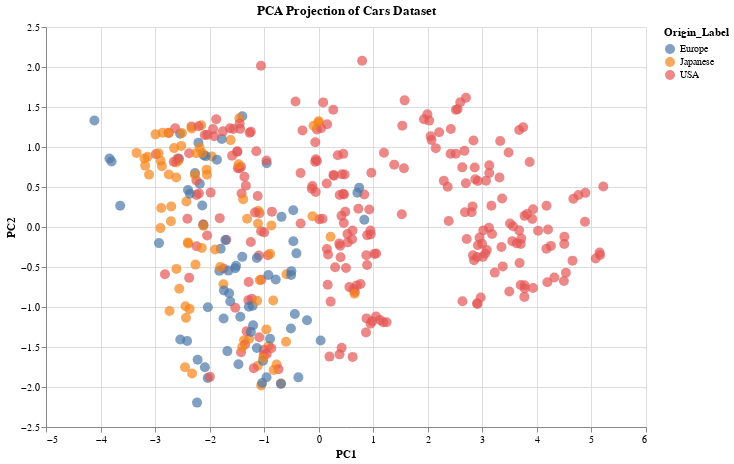

Notebook cell for this chart:
### Code cell
import pandas as pd
import numpy as np
from sklearn.decomposition import PCA
from sklearn.preprocessing import StandardScaler
import altair as alt

df = pd.DataFrame(data)

# standardize
features = ['mpg', 'cylinders', 'displacement', 'horsepower', 'weight', 'acceleration', 'year']
X = df[features]
scaler = StandardScaler()
X_standardized = scaler.fit_transform(X)

pca = PCA(n_components=2)
pca_result = pca.fit_transform(X_standardized)
df['PC1'] = pca_result[:, 0]
df['PC2'] = pca_result[:, 1]

# labels
origin_map = {1: 'USA', 2: 'Europe', 3: 'Japanese'}
df['Origin_Label'] = df['origin'].map(origin_map)

scatter = alt.Chart(df).mark_circle(size=100).encode(
    x='PC1',
    y='PC2',
    color='Origin_Label',
    tooltip=['mpg', 'cylinders', 'displacement', 'horsepower', 'weight', 'acceleration', 'year', 'Origin_Label']
).properties(
    title='PCA Projection of Cars Dataset',
    width=600,
    height=400
)

scatter

### Figure 1 — Vega-Lite specification as saved in the notebook (floating-point values rounded to 4 significant figures; data arrays with more than 128 entries replaced by an {"elided": "..."} marker saying what was removed)
{"config": {"view": {"continuousWidth": 300, "continuousHeight": 300}}, "data": {"name": "data-0b9a8b828ea94818b2a3702243388719"}, "mark": {"type": "circle", "size": 100}, "encoding": {"color": {"field": "Origin_Label", "type": "nominal"}, "tooltip": [{"field": "mpg", "type": "quantitative"}, {"field": "cylinders", "type": "quantitative"}, {"field": "displacement", "type": "quantitative"}, {"field": "horsepower", "type": "quantitative"}, {"field": "weight", "type": "quantitative"}, {"field": "acceleration", "type": "quantitative"}, {"field": "year", "type": "quantitative"}, {"field": "Origin_Label", "type": "nominal"}], "x": {"field": "PC1", "type": "quantitative"}, "y": {"field": "PC2", "type": "quantitative"}}, "height": 400, "title": "PCA Projection of Cars Dataset", "width": 600, "$schema": "https://vega.github.io/schema/vega-lite/v5.20.1.json", "datasets": {"data-0b9a8b828ea94818b2a3702243388719": {"elided": "392 records"}}}
